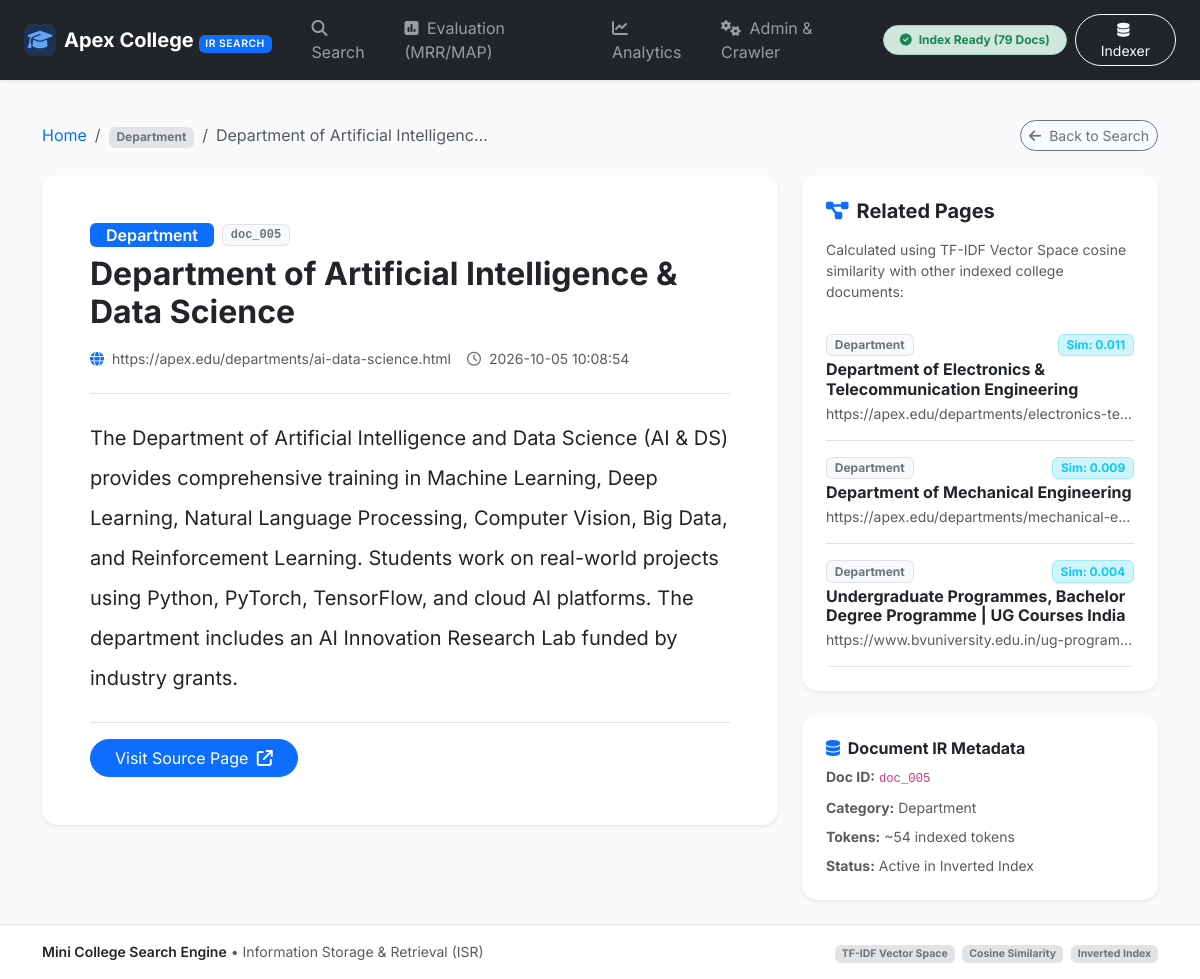
Screenshot of /document/doc_005 with the database file from the repository.
### tables this page shows
CREATE TABLE documents (
                id INTEGER PRIMARY KEY AUTOINCREMENT,
                doc_id TEXT UNIQUE NOT NULL,
                title TEXT NOT NULL,
                url TEXT NOT NULL,
                category TEXT NOT NULL,
                content TEXT NOT NULL,
                created_at TIMESTAMP DEFAULT CURRENT_TIMESTAMP
            );

### app.py (the view)
@app.route('/document/<doc_id>')
def view_document(doc_id):
    doc = db.get_document_by_id(doc_id)
    if not doc:
        flash(f"Document with ID '{doc_id}' not found.", "error")
        return redirect(url_for('index'))
    return_query = request.args.get('q', '')
    related = tfidf_engine.get_related_documents(doc_id, top_n=3)
    highlighted_content = doc['content']
    if return_query:
        q_tokens = preprocess_text(return_query)
        for tok in set(q_tokens):
            import re
            pattern = re.compile(rf'(\b{re.escape(tok)}[a-zA-Z]*)', re.IGNORECASE)
            highlighted_content = pattern.sub(r'<mark class="search-highlight">\1</mark>', highlighted_content)
    token_count = len(doc['content'].split())
    return render_template(
        'document.html',
        doc=doc,
        highlighted_content=highlighted_content,
        related_docs=related,
        return_query=return_query,
        token_count=token_count
    )

### app.py (called while the page is built)
@app.context_processor
def inject_global_vars():
    stats = indexer.get_stats()
    return {
        'doc_count': stats['document_count'],
        'index_ready': stats['is_ready'],
        'categories_list': config.CATEGORIES
    }

### database/db_manager.py (called while the page is built)
    def get_connection(self):
        conn = sqlite3.connect(self.db_path, check_same_thread=False)
        conn.row_factory = sqlite3.Row
        return conn

    def get_document_by_id(self, doc_id):
        with self.get_connection() as conn:
            cursor = conn.cursor()
            cursor.execute('SELECT * FROM documents WHERE doc_id = ?', (doc_id,))
            row = cursor.fetchone()
            return dict(row) if row else None

### ir_engine/indexer.py (called while the page is built)
    def get_document(self, doc_id):
        return self.documents.get(doc_id)

    def get_stats(self):
        total_postings = sum(len(p) for p in self.inverted_index.values())
        return {
            'vocabulary_size': len(self.vocabulary),
            'document_count': self.total_docs,
            'total_postings': total_postings,
            'is_ready': self.is_loaded and self.total_docs > 0
        }

### templates/document.html (shortened to what this page needs)
{% extends "base.html" %}
{% block content %}
<div class="container py-4">
    <div class="d-flex align-items-center justify-content-between mb-4">
        <nav aria-label="breadcrumb">
            <ol class="breadcrumb mb-0">
                <li class="breadcrumb-item"><a href="{{ url_for('index') }}" class="text-decoration-none">Home</a></li>
                <li class="breadcrumb-item"><span class="badge bg-secondary-subtle text-secondary">{{ doc.category }}</span></li>
                <li class="breadcrumb-item active text-truncate" style="max-width: 300px;" aria-current="page">{{ doc.title }}</li>
            </ol>
        </nav>
        {% if return_query %}
            <a href="{{ url_for('search', q=return_query) }}" class="btn btn-outline-secondary btn-sm rounded-pill">
                <i class="fa-solid fa-arrow-left me-1"></i> Back to Search ("{{ return_query }}")
            </a>
        {% else %}
            <a href="{{ url_for('index') }}" class="btn btn-outline-secondary btn-sm rounded-pill">
                <i class="fa-solid fa-arrow-left me-1"></i> Back to Search
            </a>
        {% endif %}
    </div>
    <div class="row g-4">
        <div class="col-lg-8">
            <div class="card border-0 shadow-sm rounded-4 p-4 p-md-5">
                <div class="border-bottom pb-4 mb-4">
                    <div class="d-flex align-items-center gap-2 mb-2">
                        <span class="badge bg-primary px-3 py-1 fs-6 fw-semibold">{{ doc.category }}</span>
                        <span class="badge bg-light text-secondary border font-monospace">{{ doc.doc_id }}</span>
                    </div>
                    <h1 class="h2 fw-bold text-dark mb-3">{{ doc.title }}</h1>
                    <div class="text-muted small d-flex flex-wrap align-items-center gap-3">
                        <span><i class="fa-solid fa-globe me-1 text-primary"></i> <a href="{{ doc.url }}" target="_blank" rel="noopener noreferrer" class="text-decoration-none text-muted">{{ doc.url }}</a></span>
                        <span><i class="fa-regular fa-clock me-1 text-secondary"></i> {{ doc.created_at or 'Indexed' }}</span>
                    </div>
                </div>
                <div class="document-full-content text-dark fs-5 lh-lg mb-4">
                    {{ highlighted_content | safe }}
                </div>
                <div class="d-flex align-items-center justify-content-between pt-3 border-top">
                    <a href="{{ doc.url }}" target="_blank" rel="noopener noreferrer" class="btn btn-primary rounded-pill px-4">
                        Visit Source Page <i class="fa-solid fa-arrow-up-right-from-square ms-1"></i>
                    </a>
                </div>
            </div>
        </div>
        <div class="col-lg-4">
            <div class="card border-0 shadow-sm rounded-4 p-4 mb-4">
                <h5 class="fw-bold text-dark mb-3">
                    <i class="fa-solid fa-project-diagram text-primary me-2"></i>Related Pages
                </h5>
                <p class="text-muted small mb-3">
                    Calculated using TF-IDF Vector Space cosine similarity with other indexed college documents:
                </p>
                {% if related_docs %}
                    <div class="list-group list-group-flush">
                        {% for rel in related_docs %}
                            <div class="list-group-item px-0 py-3 border-bottom">
                                <div class="d-flex justify-content-between align-items-center mb-1">
                                    <span class="badge bg-light text-secondary border small">{{ rel.category }}</span>
                                    <span class="badge bg-info-subtle text-info border border-info-subtle small fw-bold">
                                        Sim: {{ "%.3f"|format(rel.similarity) }}
                                    </span>
                                </div>
                                <h6 class="fw-bold mb-1">
                                    <a href="{{ url_for('view_document', doc_id=rel.doc_id, q=return_query) }}" class="text-decoration-none text-dark hover-primary">
                                        {{ rel.title }}
                                    </a>
                                </h6>
                                <div class="text-muted small text-truncate">{{ rel.url }}</div>
                            </div>
                        {% endfor %}
                    </div>
                {% else %}
                    <p class="text-muted small">No other similar documents found in index.</p>
                {% endif %}
            </div>
            <div class="card border-0 shadow-sm rounded-4 p-4">
                <h6 class="fw-bold text-dark mb-2"><i class="fa-solid fa-database text-primary me-1"></i> Document IR Metadata</h6>
                <ul class="list-unstyled small text-muted mb-0">
                    <li class="mb-2"><strong>Doc ID:</strong> <code>{{ doc.doc_id }}</code></li>
                    <li class="mb-2"><strong>Category:</strong> {{ doc.category }}</li>
                    <li class="mb-2"><strong>Tokens:</strong> ~{{ token_count }} indexed tokens</li>
                    <li><strong>Status:</strong> Active in Inverted Index</li>
                </ul>
            </div>
        </div>
    </div>
</div>
{% endblock %}

### static/css/style.css (style rules this page uses)
:root { --primary-color: #0d6efd; --primary-hover: #0b5ed7; --card-border-radius: 16px; --bg-light: #f8fafc; }
body { font-family: 'Inter', -apple-system, BlinkMacSystemFont, "Segoe UI", Roboto, sans-serif; background-color: var(--bg-light); color: #334155; }

### rows the page displays
documents: category "Department", title "Department of Artificial Intelligenc…", doc_id "doc_005", title "Department of Artificial Intelligence & Data Science", url "https://apex.edu/departments/ai-data-science.html", created_at "2026-10-05 10:08:54", content "The Department of Artificial Intelligence and Data Science (AI & DS) provides comprehensive training in Machine Learning, Deep Learning, Natural Language Processing, Computer Vision, Big Data, and Reinforcement Learning. Students work on real-world projects using Python, PyTorch, TensorFlow, and cloud AI platforms. The department includes an AI Innovation Research Lab funded by industry grants."
documents: category "Department", similarity "0.011", title "Department of Electronics & Telecommunication Engineering", url "https://apex.edu/departments/electronics-te…"
documents: category "Department", similarity "0.009", title "Department of Mechanical Engineering", url "https://apex.edu/departments/mechanical-e…"
documents: category "Department", similarity "0.004", title "Undergraduate Programmes, Bachelor Degree Programme | UG Courses India", url "https://www.bvuniversity.edu.in/ug-program…"

### other values shown
{{ doc_count if doc_count is defined else '40' }} "79"
{{ token_count }} "54"
